Frame 1 (no input): blank canvas, image omitted
Frame 60 (no input): blank canvas, image omitted
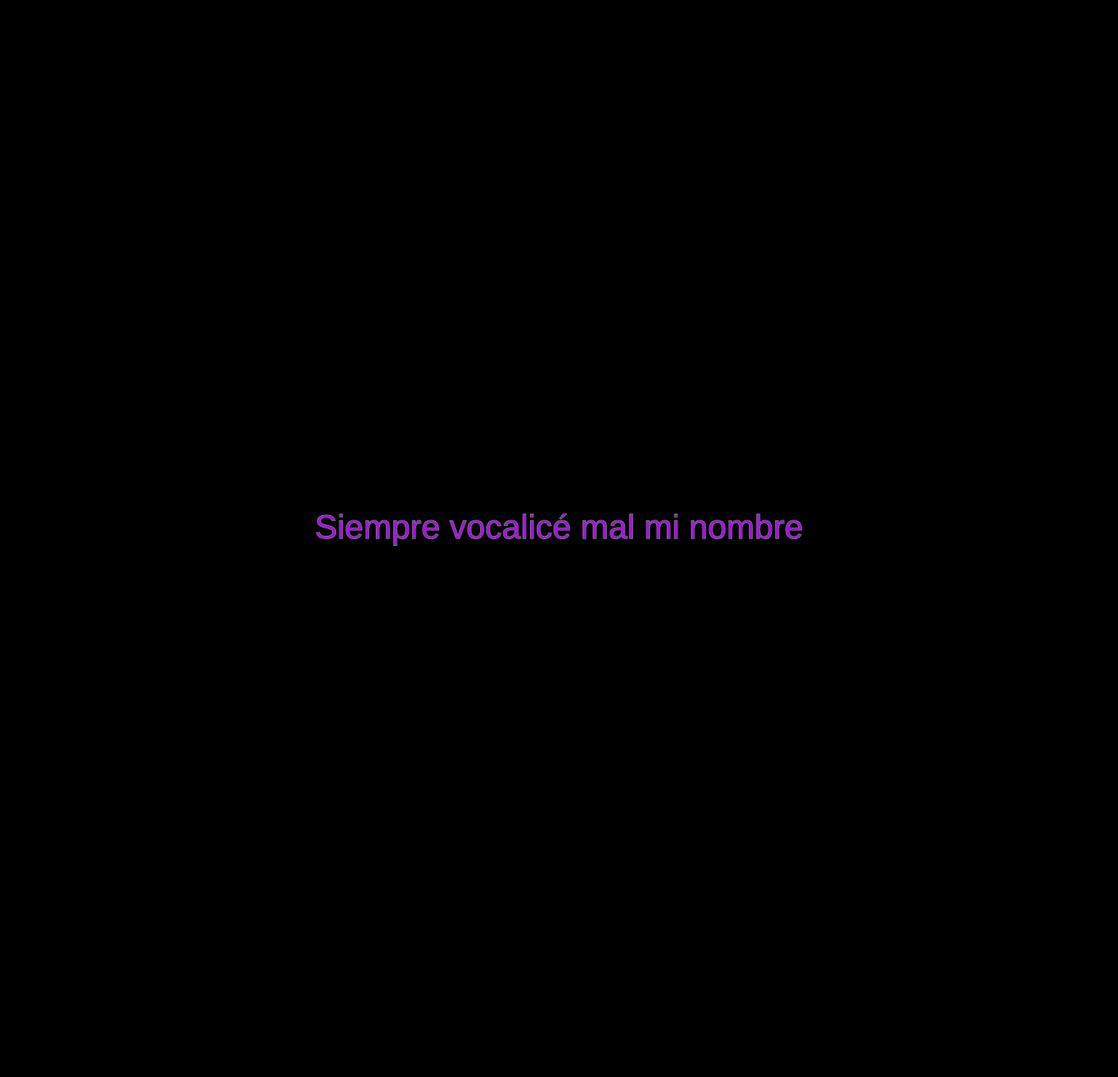
Frame 120 (the mouse pressed at the canvas centre since frame 60)

The p5.js sketch whose frames 1 and 60 were blank and that drew this single picture after the mouse press (run headless with seeded random() and noise() and a simulated clock; from frame 60 on, the mouse is pressed at the canvas centre):

// p5.js sketch
// ── sketch.js
var poem = ["Siempre vocalicé mal mi nombre", "tinder", "bumble", "meetic", "lovoo", "happn", "grindr", "𝕣𝕖𝕓𝕒ñ𝕠𝕤 𝕥𝕖𝕟𝕕𝕖𝕣𝕤𝕖 𝕖𝕟 𝕞𝕚𝕤 𝕠𝕛𝕠𝕤", "match.com", "okcupid", "badoo",  "confundí el dolor y la felicidad con los festivales","tindog", "shakn", "adoptauntio", "facebookdating", "ourtime", "acepté que los seres son invisibles", "fairytrail", "heybaby", "chispa", "filteroff", "lantern", "curtn", "kippo", "her","reducido a la coherencia", "pure", "nuit", "xo","ship", "tastebuds", "coffee meets", "hinge", "match", "plenty of fish", "jaumo", "pof", "BLOOM", "tagged", "ablo", "taimi", "meetme", "Vdating", "liruch", "sapio", "boompi", "mint", "edarling", "eharmony", "zoosk", "hot or not", "shakn", "down", "feeld", "lovely", ]

var index = 0


function setup() {
  createCanvas(1660,1600);
   background(0);
  
}

function draw() {
 
  
  
  
}

function mousePressed(){
  textSize(50);
  textAlign(CENTER);
  fill(random(0,255),0,(0,255));
  stroke(random(0,255), (0,255), 0)
  text(poem[index], mouseX,mouseY)
  
 index = index + 1

if (index == poem.length) {
 index = 0
}
}
